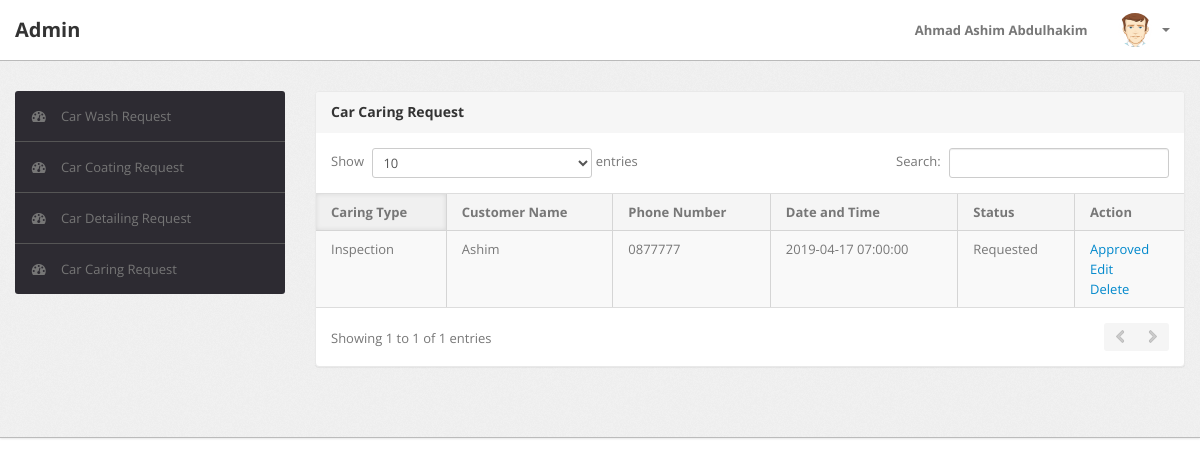
/admin/caring.php (signed in), run on the app's committed database.
### tables this page shows
CREATE TABLE IF NOT EXISTS `caring` (
  `id` int(11) NOT NULL AUTO_INCREMENT,
  `type` varchar(100) NOT NULL,
  `name` varchar(100) NOT NULL,
  `no` varchar(100) NOT NULL,
  `date` datetime NOT NULL,
  `status` varchar(100) NOT NULL,
  PRIMARY KEY (`id`)
);

### admin/caring.php (the view, shortened to what this page needs)
<!DOCTYPE html>
<html lang="en">
<head>
	<link type="text/css" href="bootstrap/css/bootstrap.min.css" rel="stylesheet">
	<link type="text/css" href="bootstrap/css/bootstrap-responsive.min.css" rel="stylesheet">
	<link type="text/css" href="css/theme.css" rel="stylesheet">
	<link type="text/css" href="images/icons/css/font-awesome.css" rel="stylesheet">
</head>
<body>
	<?php
          if(isset($_SESSION['username']) && isset($_SESSION['password']))
          {
            $id_admin=$_SESSION['username'];
            require_once('db_login.php');
            $db = new mysqli($db_host, $db_username, $db_password,$db_database);
            $query = " SELECT name FROM admin WHERE username='".$id_admin."' ";
            $result = $db->query($query);
            $user = $result->fetch_array();
          }
?>
	<div class="navbar navbar-fixed-top">
		<div class="navbar-inner">
			<div class="container">
			  	<a class="brand" href="index_admin.php">
			  		Admin
			  	</a>
				<div class="nav-collapse collapse navbar-inverse-collapse">
					<ul class="nav pull-right">
						<li><a href="#">
							<?php echo ''.$user['name']. '';?>
						</a></li>
						<li class="nav-user dropdown">
							<a href="#" class="dropdown-toggle" data-toggle="dropdown">
								<img src="images/user.png" class="nav-avatar" />
								<b class="caret"></b>
							</a>
						</li>
					</ul>
				</div>
			</div>
		</div>
	</div>
	<div class="wrapper">
		<div class="container">
			<div class="row">
				<div class="span3">
					<div class="sidebar">
						<ul class="widget widget-menu unstyled">
							<li>
								<a href="index_admin.php">
									<i class="menu-icon icon-dashboard"></i>
									Car Wash Request
								</a>
							</li>
							<li class="active">
								<a href="coating.php">
									<i class="menu-icon icon-dashboard"></i>
									Car Coating Request
								</a>
							</li>
							<li>
								<a href="detailing.php">
									<i class="menu-icon icon-dashboard"></i>
									Car Detailing Request
								</a>
							</li>
							<li>
								<a href="caring.php">
									<i class="menu-icon icon-dashboard"></i>
									Car Caring Request
								</a>
							</li>
						</ul>
					</div>
				</div>
				<div class="span9">
					<div class="content">
						<div class="module">
							<div class="module-head">
								<h3>Car Caring Request</h3>
							</div>
							<div class="module-body table">
								<table cellpadding="0" cellspacing="0" border="0" class="datatable-1 table table-bordered table-striped	 display" width="100%">
									<thead>
										<tr>
											<th>Caring Type</th>
											<th>Customer Name</th>
											<th>Phone Number</th>
											<th>Date and Time</th>
											<th>Status</th>
											<th>Action</th>
										</tr>
									</thead>
									<?php
	              require_once('db_login.php');
	        $con = mysqli_connect($db_host, $db_username, $db_password,$db_database);
	        $query = " SELECT * FROM caring ";
	        $result = mysqli_query($con,$query);
	        while($row = $result->fetch_object()){
	          echo '<tr>';
	          echo '<td>'.$row->type.'</td>';
	          echo '<td>'.$row->name.'</td>';
	          echo '<td>'.$row->no.'</td>';
	          echo '<td>'.$row->date.'</td>';
	          echo '<td>'.$row->status.'</td>';
	          if ($row->status=='Booked'){
				echo '<td>';
				echo '<a href="javascript:booking_record('.$row->id.')">Cancel<br></a>';
				echo '<a href="edit_caring.php?id='.$row->id.'">Edit<br></a>';
				echo '<a href="javascript:delete_record('.$row->id.')">Delete</a>';
				echo '</td>';
			}else {
				echo '<td>';
				echo '<a href="javascript:booked_record('.$row->id.')">Approved<br></a>';
				echo '<a href="edit_caring.php?id='.$row->id.'">Edit<br></a>';
				echo '<a href="javascript:delete_record('.$row->id.')">Delete</a>';
				echo '</td>';
			}
	        echo'</tr>';
	        }
	        echo '</table>';
	      ?>
							</div>
						</div>
					<br />
					</div>
				</div>
			</div>
		</div>
	</div>
</body>

### data on the page
caring: type "Inspection", name "Ashim", no "0877777", date "2019-04-17 07:00:00", status "Requested"

### other printed values
$user['name'] "Ahmad Ashim Abdulhakim"
